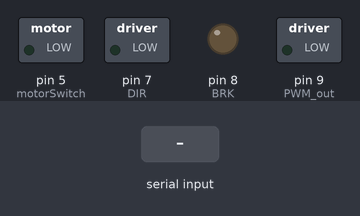
Recording of a sketch running on a simulated Arduino Uno, built with avr-gcc and run on an emulated ATmega328P. Parts: switched loads named in the sketch (green lamp = pin HIGH), output pins drawn as LEDs (lit = HIGH). The inputs (shaded band) are chosen by the test bench. Pins used as bus, display or sensor lines are not drawn; what the sketch prints to the serial monitor is not drawn.

Above: at 1.2 s.
1.3 s: "M" received over Serial
At 2.0 s:
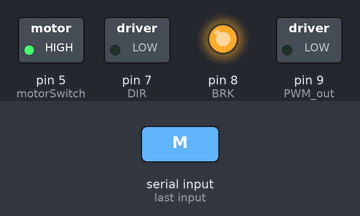
2.8 s: "R" received over Serial
At 3.1 s:
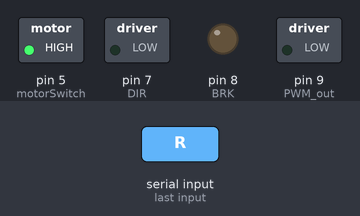
4.3 s: "B" received over Serial
At 5.5 s:
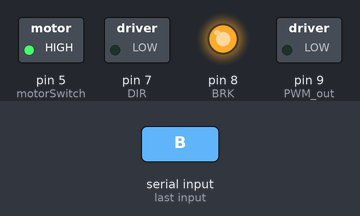
5.8 s: "G" received over Serial
At 6.6 s:
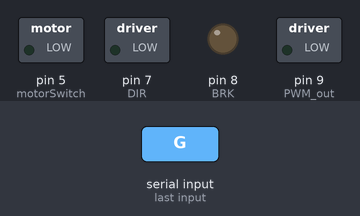
Timing chart, 0 to 8.3 s (numbered marks = the images above; inputs shaded):
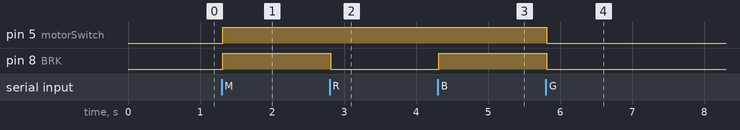

Measured:
- after the input at 1.3 s, pin 5 (motorSwitch), pin 8 (BRK): LOW → HIGH at once
- after the input at 2.8 s, pin 8 (BRK): HIGH → LOW at once
- after the input at 4.3 s, pin 8 (BRK): LOW → HIGH at once
- after the input at 5.8 s, pin 5 (motorSwitch), pin 8 (BRK): HIGH → LOW at once

The sketch:

MotorswitchAndControll.ino
```cpp
const long buad = 9600;
const String version= "0.1";

boolean debug=false;
boolean sendSwitch=true;
String msg="";
int Number;
boolean MotorMode =false;
int last_MotorSpeed=0;


//pin setup
int BRK = 8;
int DIR = 7;
int PWM_out = 9;
int VPROPI = A3;		// current sense pin 500mV/1A
int motorSwitch = 5;	// Set Pin HIGH for Motormode; LOW for Generatormode
int Sleep=4;


void Brake_active()
{
	digitalWrite(BRK,HIGH);

}

void Brake_deactive()
{
	digitalWrite(BRK,LOW);
}


void forward(int speed)
{
	Brake_active();					//Set Brake for better Performance according to DRV8801 Truth Table on page: https://www.pololu.com/product/2136
	digitalWrite(DIR,HIGH);
	analogWrite(PWM_out,speed);
}

void backward(int speed)
{
	Brake_active();					//Set Brake for better Performance according to DRV8801 Truth Table on page: https://www.pololu.com/product/2136
	digitalWrite(DIR,LOW);
	analogWrite(PWM_out,speed);
}

void Brake()
{

	digitalWrite(PWM_out,LOW);
	//backward(Brakespeed);
	Brake_active();
}

void Brake_release()
{
	digitalWrite(PWM_out,LOW);
	Brake_deactive();
}

void SleepMode(boolean Mode)
{
	if (Mode)
	{
		digitalWrite(Sleep,LOW);
	}
	else
	{
		digitalWrite(Sleep,HIGH);
		delay(2);
	}
}

void switchOff()
{
	backward(0);
	Brake_release();
	SleepMode(true);
	digitalWrite(motorSwitch,LOW);
}

void setup()
{
	TCCR1B = TCCR1B & 0b11111000 | 0x01; // sets Timer1 (Pin 9 and 10) to 31300Hz; source: http://playground.arduino.cc/Main/TimerPWMCheatsheet
	pinMode(BRK,OUTPUT);
	pinMode(DIR,OUTPUT);
	pinMode(PWM_out,OUTPUT);
	pinMode(motorSwitch,OUTPUT);
	pinMode(Sleep,OUTPUT);
	SleepMode(true);

	Serial.begin(buad);
	Serial.println("Loadcontroller, Motorswitch and Control. Ready");
	//Serial.println("Input Speed only from 0 to 128");
	Serial.print("Version: ");
	Serial.println(version);

}

void loop()
{
	if(Serial.available()>0)
	{
		msg="";
		while(Serial.available()>0)
		{
			msg+=char(Serial.read());
			delay(10);
		}
		sendSwitch=true;
		if(debug)
		{
			Serial.print("msg1: ");
			Serial.println(msg);
		}
	}

	Number= msg.substring(1).toInt();
	msg=msg.substring(0,1);
	msg.toUpperCase();


	if (debug&&sendSwitch)
	{
		Serial.print("Number: ");
		Serial.print(Number);
		Serial.print(", msg substring: ");
		Serial.println(msg);
		sendSwitch=false;
	}

	if (msg.equals("M"))
	{
		SleepMode(false);
		MotorMode=true;
		digitalWrite(motorSwitch,HIGH);
		int Motorspeed=constrain(Number,0,255);

		if (Motorspeed!=0)
		{
			Brake_active();
			forward(Motorspeed);
			last_MotorSpeed=Motorspeed;
		}
		else
		{
			//Brake(last_MotorSpeed);
			//last_MotorSpeed=0;
			Brake();
		}

		if(debug&&(MotorMode==true))
		{
			Serial.print("Motorspeed: ");
			Serial.println(Motorspeed);
			Serial.println(("Motormode On."));

		}
		else if (debug&&(MotorMode==false))
		{
			Serial.println(("Motormode Off."));
		}
		msg="";
	}
	else if(msg.equals("B"))
	{
		SleepMode(false);
		MotorMode=true;
		digitalWrite(motorSwitch,HIGH);
		int Motorspeed=constrain(Number,0,255);

		if (Motorspeed!=0)
		{
			Brake_active();
			backward(Motorspeed);
			last_MotorSpeed=Motorspeed;
		}
		else
		{
			//Brake(last_MotorSpeed);
			//last_MotorSpeed=0;
			Brake();
		}
		msg="";
	}
	else if (msg.equals("R"))
	{
		Brake_release();
	}
	else if (msg.equals("G"))
	{
		switchOff();
		MotorMode=false;
	}

msg="";
}
```
